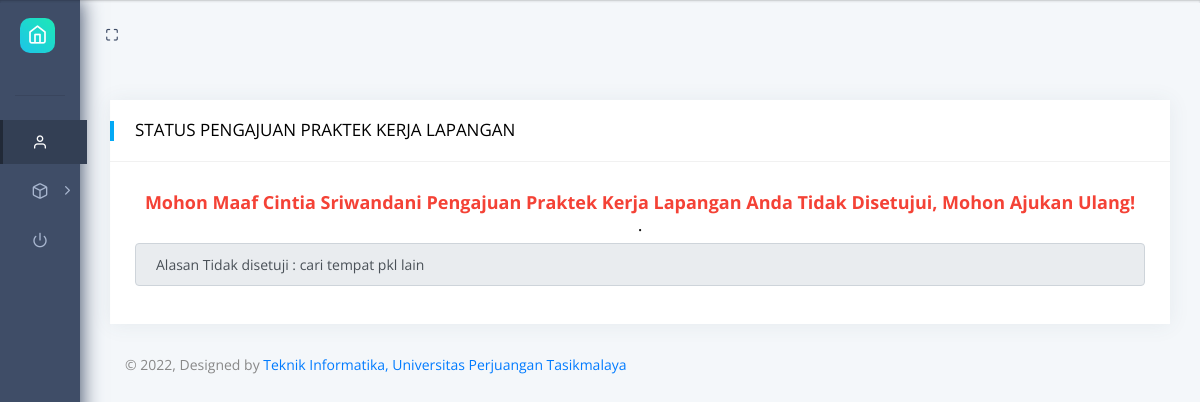
The page /detail_kp.php?id_pengajuan=6 on the database its author committed.
### tables this page shows
CREATE TABLE `kp` (
  `id_pengajuan` int(20) NOT NULL,
  `nis` varchar(20) NOT NULL,
  `nama` varchar(30) NOT NULL,
  `kelas` varchar(30) NOT NULL,
  `jurusan` varchar(50) NOT NULL,
  `id_pembimbing` varchar(50) NOT NULL,
  `tanggalmulai` date NOT NULL,
  `judulkp` varchar(25) NOT NULL,
  `pdf` varchar(50) NOT NULL,
  `id_mahasiswa` int(10) NOT NULL,
  `status` varchar(25) NOT NULL,
  `ulasan` varchar(30) NOT NULL,
  `lap_akhir` varchar(100) NOT NULL
);

### function.php (called while the page is built, shortened)
<?php
$conn = mysqli_connect("localhost", "root", "", "dbkp");
function query($query) {
	global $conn;
	$result = mysqli_query($conn, $query);
	$rows = [];
	while ($data = mysqli_fetch_assoc($result)) {
		$rows[] = $data;
	}
	return $rows;
}
 ?>

### detail_kp.php (the view, shortened to what this page needs)
<?php
  require 'function.php';
  $id_pengajuan = $_GET["id_pengajuan"];
  $dkp = query("SELECT * FROM kp WHERE id_pengajuan =  $id_pengajuan")[0];
 ?>
 <?php include('navbar_mahasiswa.php'); ?>
 <div class="pcoded-main-container">
    <div class="pcoded-wrapper">
    <div class="pcoded-content">
    <div class="pcoded-inner-content">
      <div class="content">
        <div class="row">
          <div class="col-md-12">
            <div class="card">
              <div class="card-header">
                <h5 class="card-category" align="center">STATUS PENGAJUAN PRAKTEK KERJA LAPANGAN</h5>
              </div>
              <div class="card-body">
              <form action="" method="post">
          <div class="table-responsive">
                <h5 class="card-category" align="center"><?php if($dkp ["status"] == 0) { ?>
                            <b class="m-0 text-c-black">Hallo! <?php echo $dkp["nama"]; ?>, Mohon Menunggu. Pengajuan Praktek Kerja Lapangan Anda Sedang di Proses</b>
                        <?php }elseif ($dkp ["status"] == 1) { ?>
                            <b class="m-0 text-c-green">SELAMAT! <?php echo $dkp["nama"]; ?> Pengajuan Praktek Kerja Lapangan Anda telah DISETUJUI </b><br>
                            <h5><a href="sk_kp.php">cetak </a></h5>
                        <?php }elseif ($dkp["status"] == 2) { ?>
                            <div>
                            <b class="m-0 text-c-red">Mohon Maaf <?php echo $dkp["nama"]; ?> Pengajuan Praktek Kerja Lapangan Anda Tidak Disetujui, Mohon Ajukan Ulang!</b>
                            </div>
                            <label>.</label>
                  <input type="text" class="form-control" name="ulasan" disabled="" value="Alasan Tidak disetuji : <?php echo $dkp["ulasan"]; ?>" >
                        <?php }?></h5>
              </form>
              </div>
            </div>
          </div>
      <footer class="footer">
        <div class="container-fluid">
          <div class="copyright" id="copyright">
            &copy;
            , Designed by
            <a href="" target="_blank">Teknik Informatika, Universitas Perjuangan Tasikmalaya</a>
          </div>
        </div>
      </footer>
    </div>
  </div>
</body>
</html>

### rows shown on the page
kp: nama "Cintia Sriwandani", ulasan "Alasan Tidak disetuji : cari tempat pkl lain"
